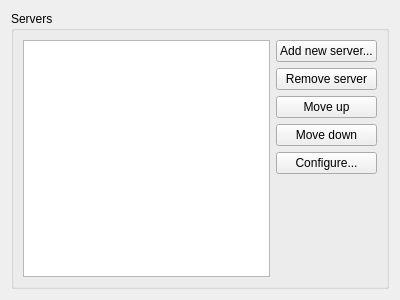
<?xml version="1.0" encoding="UTF-8"?>
<ui version="4.0">
 <class>SubsonicSettingsPage</class>
 <widget class="QWidget" name="SubsonicSettingsPage">
  <property name="geometry">
   <rect>
    <x>0</x>
    <y>0</y>
    <width>400</width>
    <height>300</height>
   </rect>
  </property>
  <property name="windowTitle">
   <string>Subsonic</string>
  </property>
  <layout class="QVBoxLayout" name="verticalLayout">
   <item>
    <widget class="QGroupBox" name="groupBox">
     <property name="title">
      <string>Servers</string>
     </property>
     <layout class="QHBoxLayout" name="horizontalLayout_2">
      <item>
       <widget class="QListView" name="listView"/>
      </item>
      <item>
       <layout class="QVBoxLayout" name="verticalLayout_2">
        <item>
         <widget class="QPushButton" name="pushButton_5">
          <property name="text">
           <string>Add new server...</string>
          </property>
         </widget>
        </item>
        <item>
         <widget class="QPushButton" name="pushButton_4">
          <property name="text">
           <string>Remove server</string>
          </property>
         </widget>
        </item>
        <item>
         <widget class="QPushButton" name="pushButton">
          <property name="text">
           <string>Move up</string>
          </property>
         </widget>
        </item>
        <item>
         <widget class="QPushButton" name="pushButton_2">
          <property name="text">
           <string>Move down</string>
          </property>
         </widget>
        </item>
        <item>
         <widget class="QPushButton" name="pushButton_3">
          <property name="text">
           <string>Configure...</string>
          </property>
         </widget>
        </item>
        <item>
         <spacer name="verticalSpacer">
          <property name="orientation">
           <enum>Qt::Vertical</enum>
          </property>
          <property name="sizeHint" stdset="0">
           <size>
            <width>20</width>
            <height>40</height>
           </size>
          </property>
         </spacer>
        </item>
       </layout>
      </item>
     </layout>
    </widget>
   </item>
  </layout>
 </widget>
 <resources/>
 <connections/>
</ui>
